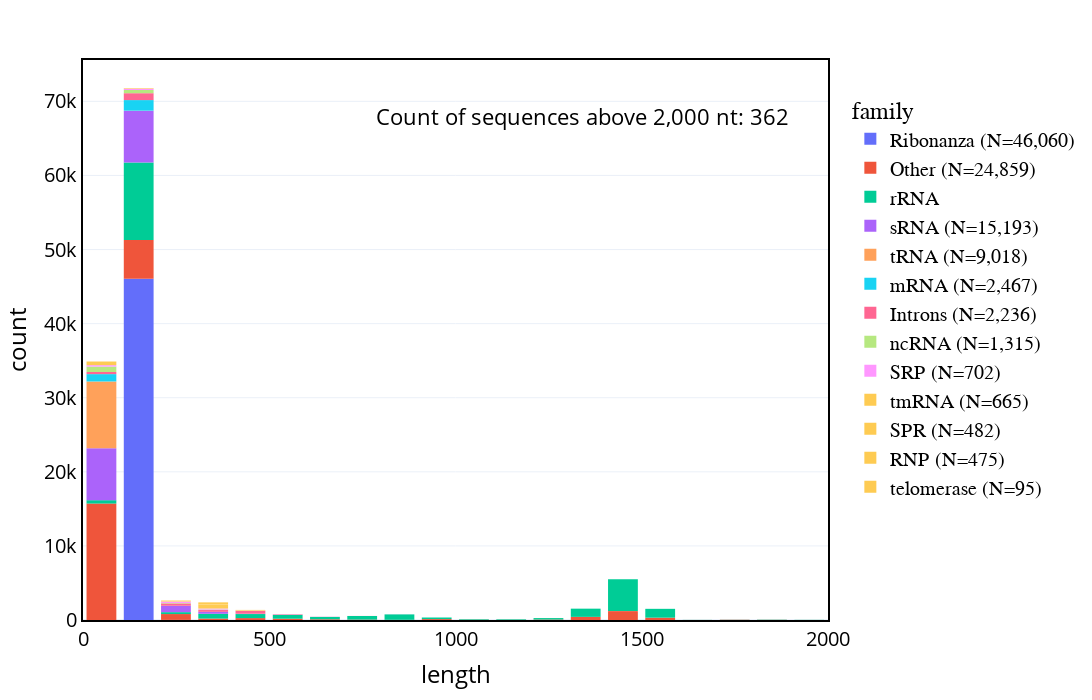

Notebook cell for this chart:
### Code cell
fig = px.histogram(df_final, x="length", color="family",nbins=int(np.ceil(df_final['length'].max()/100)), range_x=[0, 2000],
                   color_discrete_sequence= px.colors.qualitative.Plotly + [px.colors.qualitative.Plotly[-1]]*10000,
)

fig.update_layout(
    height=700,
    width=1200,
    title_x=0.5,
    title_y=0.95,
    font_size=20,
    font_color='black',
    legend_font_size=20,
    legend_font_family='Arial',
    legend_font_color='black',
    legend_x=1.03,
    legend_y=0.95,
    legend_traceorder='normal',
    legend_bordercolor='black',
    template="plotly_white",
    bargap=0.2,
)

# write the number of values above 2000 
fig.add_annotation(dict(
    x=0.95,
    y=0.93,
    text='Count of sequences above 2,000 nt: {}'.format(len(df_final[df_final['length'] > 2000])),
    showarrow=False,
    font=dict(size=22),
    xref='paper',
    yref='paper',
    xanchor='right',
    yanchor='top',
))

# add frame around the plot
fig.update_xaxes(showline=True, linewidth=2, linecolor='black', mirror=True)
# make log
fig.update_yaxes(showline=True, linewidth=2, linecolor='black', mirror=True)

fig.show()

# save to pdf
import plotly.io as pio
pio.write_image(fig, 'images/family_length_distribution.pdf')

### Figure 1 — Plotly figure (JSON) as saved in the notebook; plotly's stock layout.template omitted (floating-point values rounded to 4 significant figures; data arrays with more than 128 entries replaced by an {"elided": "..."} marker saying what was removed)
{"data": [{"alignmentgroup": "True", "bingroup": "x", "hovertemplate": "family=Ribonanza (N=46,060)<br>length=%{x}<br>count=%{y}<extra></extra>", "legendgroup": "Ribonanza (N=46,060)", "marker": {"color": "#636EFA", "pattern": {"shape": ""}}, "name": "Ribonanza (N=46,060)", "nbinsx": 44, "offsetgroup": "Ribonanza (N=46,060)", "orientation": "v", "showlegend": true, "type": "histogram", "x": {"elided": "46060 int values"}, "xaxis": "x", "yaxis": "y"}, {"alignmentgroup": "True", "bingroup": "x", "hovertemplate": "family=Other (N=24,859)<br>length=%{x}<br>count=%{y}<extra></extra>", "legendgroup": "Other (N=24,859)", "marker": {"color": "#EF553B", "pattern": {"shape": ""}}, "name": "Other (N=24,859)", "nbinsx": 44, "offsetgroup": "Other (N=24,859)", "orientation": "v", "showlegend": true, "type": "histogram", "x": {"elided": "24859 int values"}, "xaxis": "x", "yaxis": "y"}, {"alignmentgroup": "True", "bingroup": "x", "hovertemplate": "family=rRNA<br>length=%{x}<br>count=%{y}<extra></extra>", "legendgroup": "rRNA", "marker": {"color": "#00CC96", "pattern": {"shape": ""}}, "name": "rRNA", "nbinsx": 44, "offsetgroup": "rRNA", "orientation": "v", "showlegend": true, "type": "histogram", "x": {"elided": "21956 int values"}, "xaxis": "x", "yaxis": "y"}, {"alignmentgroup": "True", "bingroup": "x", "hovertemplate": "family=sRNA (N=15,193)<br>length=%{x}<br>count=%{y}<extra></extra>", "legendgroup": "sRNA (N=15,193)", "marker": {"color": "#AB63FA", "pattern": {"shape": ""}}, "name": "sRNA (N=15,193)", "nbinsx": 44, "offsetgroup": "sRNA (N=15,193)", "orientation": "v", "showlegend": true, "type": "histogram", "x": {"elided": "15193 int values"}, "xaxis": "x", "yaxis": "y"}, {"alignmentgroup": "True", "bingroup": "x", "hovertemplate": "family=tRNA (N=9,018)<br>length=%{x}<br>count=%{y}<extra></extra>", "legendgroup": "tRNA (N=9,018)", "marker": {"color": "#FFA15A", "pattern": {"shape": ""}}, "name": "tRNA (N=9,018)", "nbinsx": 44, "offsetgroup": "tRNA (N=9,018)", "orientation": "v", "showlegend": true, "type": "histogram", "x": {"elided": "9018 int values"}, "xaxis": "x", "yaxis": "y"}, {"alignmentgroup": "True", "bingroup": "x", "hovertemplate": "family=mRNA (N=2,467)<br>length=%{x}<br>count=%{y}<extra></extra>", "legendgroup": "mRNA (N=2,467)", "marker": {"color": "#19D3F3", "pattern": {"shape": ""}}, "name": "mRNA (N=2,467)", "nbinsx": 44, "offsetgroup": "mRNA (N=2,467)", "orientation": "v", "showlegend": true, "type": "histogram", "x": {"elided": "2467 int values"}, "xaxis": "x", "yaxis": "y"}, {"alignmentgroup": "True", "bingroup": "x", "hovertemplate": "family=Introns (N=2,236)<br>length=%{x}<br>count=%{y}<extra></extra>", "legendgroup": "Introns (N=2,236)", "marker": {"color": "#FF6692", "pattern": {"shape": ""}}, "name": "Introns (N=2,236)", "nbinsx": 44, "offsetgroup": "Introns (N=2,236)", "orientation": "v", "showlegend": true, "type": "histogram", "x": {"elided": "2236 int values"}, "xaxis": "x", "yaxis": "y"}, {"alignmentgroup": "True", "bingroup": "x", "hovertemplate": "family=ncRNA (N=1,315)<br>length=%{x}<br>count=%{y}<extra></extra>", "legendgroup": "ncRNA (N=1,315)", "marker": {"color": "#B6E880", "pattern": {"shape": ""}}, "name": "ncRNA (N=1,315)", "nbinsx": 44, "offsetgroup": "ncRNA (N=1,315)", "orientation": "v", "showlegend": true, "type": "histogram", "x": {"elided": "1315 int values"}, "xaxis": "x", "yaxis": "y"}, {"alignmentgroup": "True", "bingroup": "x", "hovertemplate": "family=SRP (N=702)<br>length=%{x}<br>count=%{y}<extra></extra>", "legendgroup": "SRP (N=702)", "marker": {"color": "#FF97FF", "pattern": {"shape": ""}}, "name": "SRP (N=702)", "nbinsx": 44, "offsetgroup": "SRP (N=702)", "orientation": "v", "showlegend": true, "type": "histogram", "x": {"elided": "702 int values"}, "xaxis": "x", "yaxis": "y"}, {"alignmentgroup": "True", "bingroup": "x", "hovertemplate": "family=tmRNA (N=665)<br>length=%{x}<br>count=%{y}<extra></extra>", "legendgroup": "tmRNA (N=665)", "marker": {"color": "#FECB52", "pattern": {"shape": ""}}, "name": "tmRNA (N=665)", "nbinsx": 44, "offsetgroup": "tmRNA (N=665)", "orientation": "v", "showlegend": true, "type": "histogram", "x": {"elided": "665 int values"}, "xaxis": "x", "yaxis": "y"}, {"alignmentgroup": "True", "bingroup": "x", "hovertemplate": "family=SPR (N=482)<br>length=%{x}<br>count=%{y}<extra></extra>", "legendgroup": "SPR (N=482)", "marker": {"color": "#FECB52", "pattern": {"shape": ""}}, "name": "SPR (N=482)", "nbinsx": 44, "offsetgroup": "SPR (N=482)", "orientation": "v", "showlegend": true, "type": "histogram", "x": {"elided": "482 int values"}, "xaxis": "x", "yaxis": "y"}, {"alignmentgroup": "True", "bingroup": "x", "hovertemplate": "family=RNP (N=475)<br>length=%{x}<br>count=%{y}<extra></extra>", "legendgroup": "RNP (N=475)", "marker": {"color": "#FECB52", "pattern": {"shape": ""}}, "name": "RNP (N=475)", "nbinsx": 44, "offsetgroup": "RNP (N=475)", "orientation": "v", "showlegend": true, "type": "histogram", "x": {"elided": "475 int values"}, "xaxis": "x", "yaxis": "y"}, {"alignmentgroup": "True", "bingroup": "x", "hovertemplate": "family=telomerase (N=95)<br>length=%{x}<br>count=%{y}<extra></extra>", "legendgroup": "telomerase (N=95)", "marker": {"color": "#FECB52", "pattern": {"shape": ""}}, "name": "telomerase (N=95)", "nbinsx": 44, "offsetgroup": "telomerase (N=95)", "orientation": "v", "showlegend": true, "type": "histogram", "x": [559, 405, 508, 426, 399, 451, 397, 451, 449, 445, 388, 446, 443, 434, 165, 467, 410, 412, 443, 397, 163, 161, 448, 453, 478, 188, 175, 189, 190, 160, 397, 162, 465, 444, 447, 164, 186, 1219, 443, 446, 165, 382, 443, 188, 189, 548, 150, 111, 207, 118, 1215, 112, 210, 164, 123, 133, 129, 450, 115, 154, 164, 111, 134, 1784, 128, 2072, 2049, 1824, 123, 130, 491, 116, 112, 115, 129, 130, 1220, 113, 134, 1165, 444, 113, 449, 1158, 451, 1158, 113, 112, 109, 1215, 1216, 1196, 1165, 107, 443], "xaxis": "x", "yaxis": "y"}], "layout": {"annotations": [{"font": {"size": 22}, "showarrow": false, "text": "Count of sequences above 2,000 nt: 362", "x": 0.95, "xanchor": "right", "xref": "paper", "y": 0.93, "yanchor": "top", "yref": "paper"}], "bargap": 0.2, "barmode": "relative", "font": {"color": "black", "size": 20}, "height": 700, "legend": {"bordercolor": "black", "font": {"color": "black", "family": "Arial", "size": 20}, "title": {"text": "family"}, "tracegroupgap": 0, "traceorder": "normal", "x": 1.03, "y": 0.95}, "margin": {"t": 60}, "title": {"x": 0.5, "y": 0.95}, "width": 1200, "xaxis": {"anchor": "y", "domain": [0, 1], "linecolor": "black", "linewidth": 2, "mirror": true, "range": [0, 2000], "showline": true, "title": {"text": "length"}}, "yaxis": {"anchor": "x", "domain": [0, 1], "linecolor": "black", "linewidth": 2, "mirror": true, "showline": true, "title": {"text": "count"}}}}
